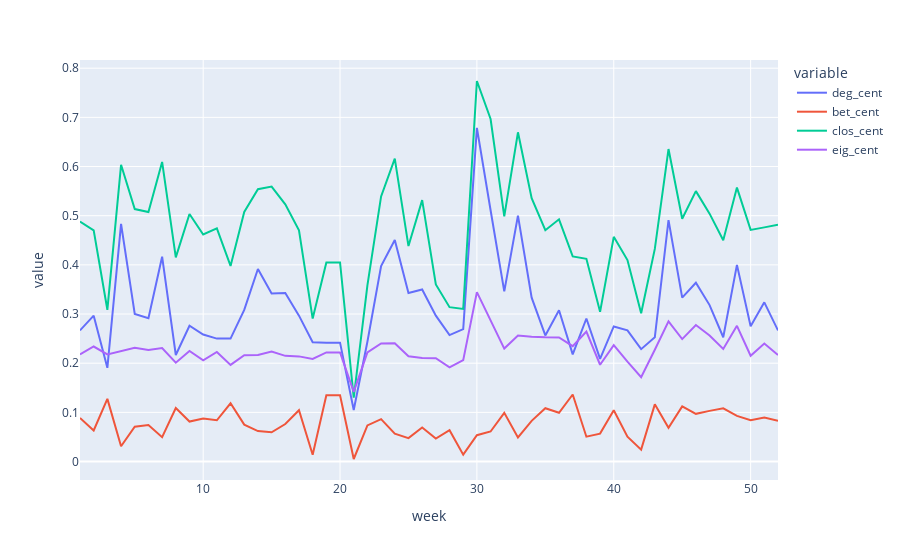
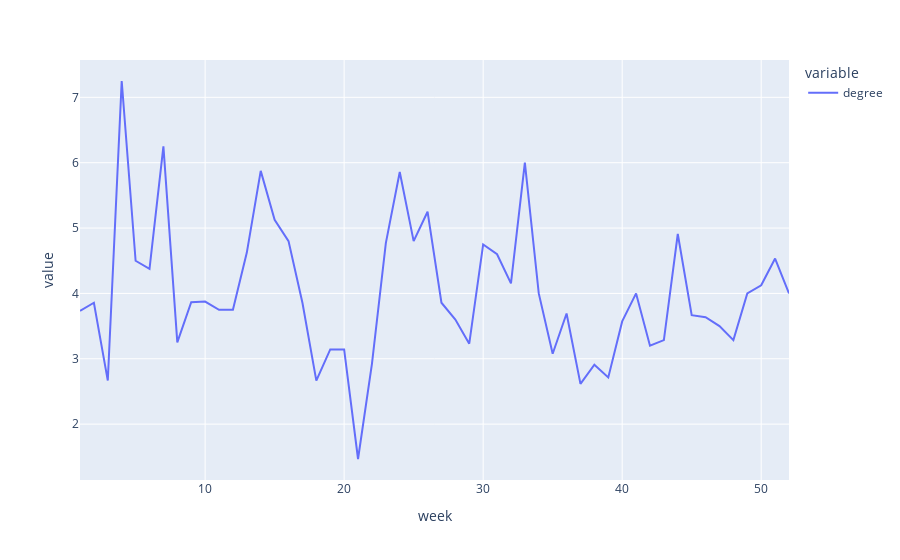

Here is the notebook cell these charts were saved with, in order:
### Code cell
mean_by_week = df.drop('raccoon_ID', axis=1).groupby('week').mean().reset_index().melt('week')
px.line(mean_by_week[mean_by_week.variable!='degree'], x='week', y='value', color='variable').show()
px.line(mean_by_week[mean_by_week.variable=='degree'], x='week', y='value', color='variable').show()

### Figure 1 — Plotly figure (JSON) as saved in the notebook; plotly's stock layout.template omitted (floating-point values rounded to 4 significant figures)
{"data": [{"hoverlabel": {"namelength": 0}, "hovertemplate": "variable=deg_cent<br>week=%{x}<br>value=%{y}", "legendgroup": "deg_cent", "line": {"color": "#636efa", "dash": "solid"}, "mode": "lines", "name": "deg_cent", "showlegend": true, "type": "scatter", "x": [1, 2, 3, 4, 5, 6, 7, 8, 9, 10, 11, 12, 13, 14, 15, 16, 17, 18, 19, 20, 21, 22, 23, 24, 25, 26, 27, 28, 29, 30, 31, 32, 33, 34, 35, 36, 37, 38, 39, 40, 41, 42, 43, 44, 45, 46, 47, 48, 49, 50, 51, 52], "xaxis": "x", "y": [0.2667, 0.2967, 0.1905, 0.4833, 0.3, 0.2917, 0.4167, 0.2167, 0.2762, 0.2583, 0.25, 0.25, 0.3083, 0.3917, 0.3417, 0.3429, 0.2967, 0.2424, 0.2418, 0.2418, 0.1048, 0.2436, 0.3974, 0.4505, 0.3429, 0.35, 0.2967, 0.2571, 0.2692, 0.6786, 0.5111, 0.3462, 0.5, 0.3333, 0.2564, 0.3077, 0.2179, 0.2909, 0.2088, 0.2747, 0.2667, 0.2286, 0.2527, 0.4909, 0.3333, 0.3636, 0.3182, 0.2527, 0.4, 0.275, 0.3238, 0.2667], "yaxis": "y"}, {"hoverlabel": {"namelength": 0}, "hovertemplate": "variable=bet_cent<br>week=%{x}<br>value=%{y}", "legendgroup": "bet_cent", "line": {"color": "#EF553B", "dash": "solid"}, "mode": "lines", "name": "bet_cent", "showlegend": true, "type": "scatter", "x": [1, 2, 3, 4, 5, 6, 7, 8, 9, 10, 11, 12, 13, 14, 15, 16, 17, 18, 19, 20, 21, 22, 23, 24, 25, 26, 27, 28, 29, 30, 31, 32, 33, 34, 35, 36, 37, 38, 39, 40, 41, 42, 43, 44, 45, 46, 47, 48, 49, 50, 51, 52], "xaxis": "x", "y": [0.08864, 0.06319, 0.1275, 0.03095, 0.07083, 0.0744, 0.0494, 0.1089, 0.08132, 0.0875, 0.08393, 0.1185, 0.075, 0.0619, 0.05952, 0.07619, 0.1044, 0.01364, 0.1346, 0.1346, 0.005128, 0.07343, 0.08625, 0.05678, 0.04762, 0.06905, 0.0467, 0.06374, 0.01399, 0.05357, 0.06111, 0.09907, 0.04895, 0.08275, 0.1084, 0.09907, 0.1364, 0.05051, 0.05678, 0.1044, 0.0506, 0.02418, 0.1163, 0.06869, 0.1121, 0.09697, 0.103, 0.1081, 0.09293, 0.08393, 0.08938, 0.08274], "yaxis": "y"}, {"hoverlabel": {"namelength": 0}, "hovertemplate": "variable=clos_cent<br>week=%{x}<br>value=%{y}", "legendgroup": "clos_cent", "line": {"color": "#00cc96", "dash": "solid"}, "mode": "lines", "name": "clos_cent", "showlegend": true, "type": "scatter", "x": [1, 2, 3, 4, 5, 6, 7, 8, 9, 10, 11, 12, 13, 14, 15, 16, 17, 18, 19, 20, 21, 22, 23, 24, 25, 26, 27, 28, 29, 30, 31, 32, 33, 34, 35, 36, 37, 38, 39, 40, 41, 42, 43, 44, 45, 46, 47, 48, 49, 50, 51, 52], "xaxis": "x", "y": [0.488, 0.4702, 0.3086, 0.6035, 0.5135, 0.5075, 0.6093, 0.4151, 0.5033, 0.4618, 0.4743, 0.3978, 0.5077, 0.554, 0.5593, 0.523, 0.4703, 0.2907, 0.4047, 0.4047, 0.1297, 0.3583, 0.5392, 0.6162, 0.4382, 0.5316, 0.3602, 0.3139, 0.3103, 0.774, 0.6967, 0.4986, 0.6696, 0.5356, 0.4704, 0.4927, 0.4171, 0.4124, 0.3045, 0.457, 0.4097, 0.3015, 0.4324, 0.6355, 0.4937, 0.55, 0.5042, 0.4502, 0.5571, 0.4711, 0.4763, 0.4815], "yaxis": "y"}, {"hoverlabel": {"namelength": 0}, "hovertemplate": "variable=eig_cent<br>week=%{x}<br>value=%{y}", "legendgroup": "eig_cent", "line": {"color": "#ab63fa", "dash": "solid"}, "mode": "lines", "name": "eig_cent", "showlegend": true, "type": "scatter", "x": [1, 2, 3, 4, 5, 6, 7, 8, 9, 10, 11, 12, 13, 14, 15, 16, 17, 18, 19, 20, 21, 22, 23, 24, 25, 26, 27, 28, 29, 30, 31, 32, 33, 34, 35, 36, 37, 38, 39, 40, 41, 42, 43, 44, 45, 46, 47, 48, 49, 50, 51, 52], "xaxis": "x", "y": [0.2178, 0.2339, 0.2178, 0.2252, 0.2311, 0.2268, 0.2307, 0.2011, 0.2249, 0.2059, 0.2229, 0.1965, 0.2161, 0.2168, 0.2237, 0.215, 0.2139, 0.2086, 0.2219, 0.2219, 0.1417, 0.222, 0.24, 0.2405, 0.2141, 0.2103, 0.21, 0.1916, 0.2063, 0.3445, 0.2881, 0.2297, 0.2562, 0.2536, 0.2526, 0.2525, 0.2346, 0.2644, 0.1968, 0.2367, 0.2031, 0.1713, 0.2274, 0.285, 0.249, 0.2776, 0.2562, 0.2291, 0.276, 0.2152, 0.2401, 0.2165], "yaxis": "y"}], "layout": {"legend": {"title": {"text": "variable"}, "tracegroupgap": 0}, "margin": {"t": 60}, "xaxis": {"anchor": "y", "domain": [0, 1], "title": {"text": "week"}}, "yaxis": {"anchor": "x", "domain": [0, 1], "title": {"text": "value"}}}}

### Figure 2 — Plotly figure (JSON) as saved in the notebook; plotly's stock layout.template omitted (floating-point values rounded to 4 significant figures)
{"data": [{"hoverlabel": {"namelength": 0}, "hovertemplate": "variable=degree<br>week=%{x}<br>value=%{y}", "legendgroup": "degree", "line": {"color": "#636efa", "dash": "solid"}, "mode": "lines", "name": "degree", "showlegend": true, "type": "scatter", "x": [1, 2, 3, 4, 5, 6, 7, 8, 9, 10, 11, 12, 13, 14, 15, 16, 17, 18, 19, 20, 21, 22, 23, 24, 25, 26, 27, 28, 29, 30, 31, 32, 33, 34, 35, 36, 37, 38, 39, 40, 41, 42, 43, 44, 45, 46, 47, 48, 49, 50, 51, 52], "xaxis": "x", "y": [3.733, 3.857, 2.667, 7.25, 4.5, 4.375, 6.25, 3.25, 3.867, 3.875, 3.75, 3.75, 4.625, 5.875, 5.125, 4.8, 3.857, 2.667, 3.143, 3.143, 1.467, 2.923, 4.769, 5.857, 4.8, 5.25, 3.857, 3.6, 3.231, 4.75, 4.6, 4.154, 6, 4, 3.077, 3.692, 2.615, 2.909, 2.714, 3.571, 4, 3.2, 3.286, 4.909, 3.667, 3.636, 3.5, 3.286, 4, 4.125, 4.533, 4], "yaxis": "y"}], "layout": {"legend": {"title": {"text": "variable"}, "tracegroupgap": 0}, "margin": {"t": 60}, "xaxis": {"anchor": "y", "domain": [0, 1], "title": {"text": "week"}}, "yaxis": {"anchor": "x", "domain": [0, 1], "title": {"text": "value"}}}}
